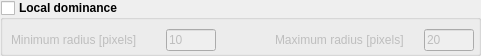
  <widget class="QGroupBox" name="group_local_dominance">
   <property name="enabled">
    <bool>true</bool>
   </property>
   <property name="geometry">
    <rect>
     <x>10</x>
     <y>680</y>
     <width>481</width>
     <height>56</height>
    </rect>
   </property>
   <property name="font">
    <font>
     <weight>75</weight>
     <bold>true</bold>
    </font>
   </property>
   <property name="accessibleDescription">
    <string>local_dominance</string>
   </property>
   <property name="autoFillBackground">
    <bool>false</bool>
   </property>
   <property name="title">
    <string>Local dominance</string>
   </property>
   <property name="flat">
    <bool>false</bool>
   </property>
   <property name="checkable">
    <bool>true</bool>
   </property>
   <property name="checked">
    <bool>false</bool>
   </property>
   <widget class="QWidget" name="layoutWidget">
    <property name="geometry">
     <rect>
      <x>11</x>
      <y>28</y>
      <width>205</width>
      <height>24</height>
     </rect>
    </property>
    <layout class="QHBoxLayout" name="horizontalLayout_11">
     <item>
      <widget class="QLabel" name="label_13">
       <property name="font">
        <font>
         <weight>50</weight>
         <bold>false</bold>
        </font>
       </property>
       <property name="text">
        <string>Minimum radius [pixels]</string>
       </property>
      </widget>
     </item>
     <item>
      <widget class="QLineEdit" name="ld_min_radius">
       <property name="sizePolicy">
        <sizepolicy hsizetype="Fixed" vsizetype="Fixed">
         <horstretch>0</horstretch>
         <verstretch>0</verstretch>
        </sizepolicy>
       </property>
       <property name="minimumSize">
        <size>
         <width>50</width>
         <height>22</height>
        </size>
       </property>
       <property name="maximumSize">
        <size>
         <width>50</width>
         <height>22</height>
        </size>
       </property>
       <property name="font">
        <font>
         <weight>50</weight>
         <bold>false</bold>
        </font>
       </property>
       <property name="accessibleDescription">
        <string>min_radius</string>
       </property>
       <property name="inputMask">
        <string>009</string>
       </property>
       <property name="text">
        <string>10</string>
       </property>
       <property name="maxLength">
        <number>3</number>
       </property>
       <property name="frame">
        <bool>true</bool>
       </property>
       <property name="placeholderText">
        <string>315</string>
       </property>
       <property name="clearButtonEnabled">
        <bool>false</bool>
       </property>
      </widget>
     </item>
    </layout>
   </widget>
   <widget class="QWidget" name="layoutWidget">
    <property name="geometry">
     <rect>
      <x>275</x>
      <y>28</y>
      <width>199</width>
      <height>24</height>
     </rect>
    </property>
    <layout class="QHBoxLayout" name="horizontalLayout_13">
     <item>
      <widget class="QLabel" name="label_12">
       <property name="font">
        <font>
         <weight>50</weight>
         <bold>false</bold>
        </font>
       </property>
       <property name="text">
        <string>Maximum radius [pixels]</string>
       </property>
      </widget>
     </item>
     <item>
      <widget class="QLineEdit" name="ld_max_radius">
       <property name="sizePolicy">
        <sizepolicy hsizetype="Fixed" vsizetype="Fixed">
         <horstretch>0</horstretch>
         <verstretch>0</verstretch>
        </sizepolicy>
       </property>
       <property name="minimumSize">
        <size>
         <width>50</width>
         <height>22</height>
        </size>
       </property>
       <property name="maximumSize">
        <size>
         <width>50</width>
         <height>22</height>
        </size>
       </property>
       <property name="font">
        <font>
         <weight>50</weight>
         <bold>false</bold>
        </font>
       </property>
       <property name="accessibleDescription">
        <string>max_radius</string>
       </property>
       <property name="inputMask">
        <string>009</string>
       </property>
       <property name="text">
        <string>20</string>
       </property>
       <property name="maxLength">
        <number>3</number>
       </property>
       <property name="frame">
        <bool>true</bool>
       </property>
       <property name="placeholderText">
        <string>315</string>
       </property>
       <property name="clearButtonEnabled">
        <bool>false</bool>
       </property>
      </widget>
     </item>
    </layout>
   </widget>
  </widget>
